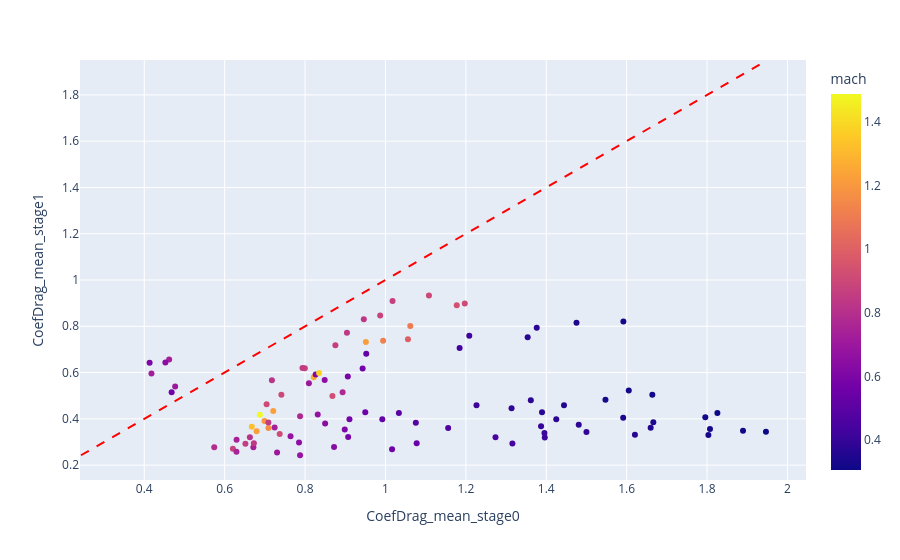
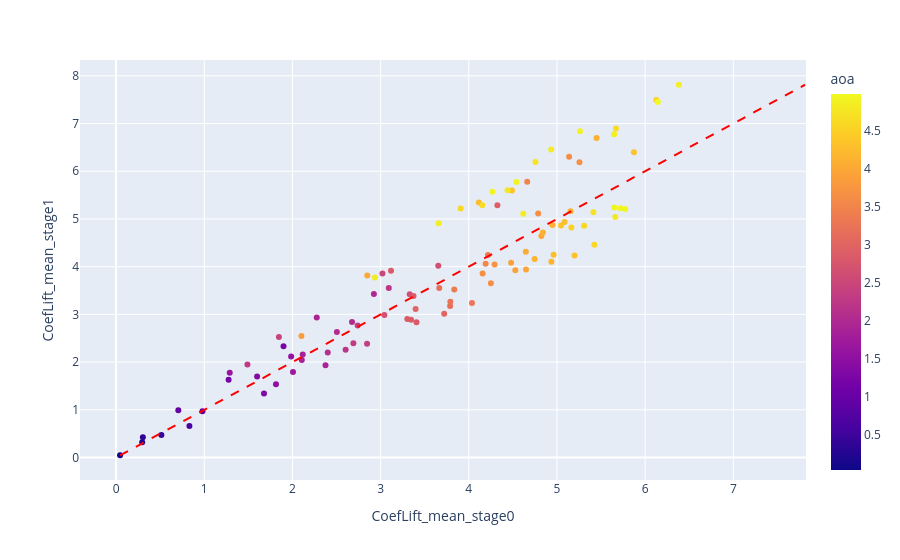
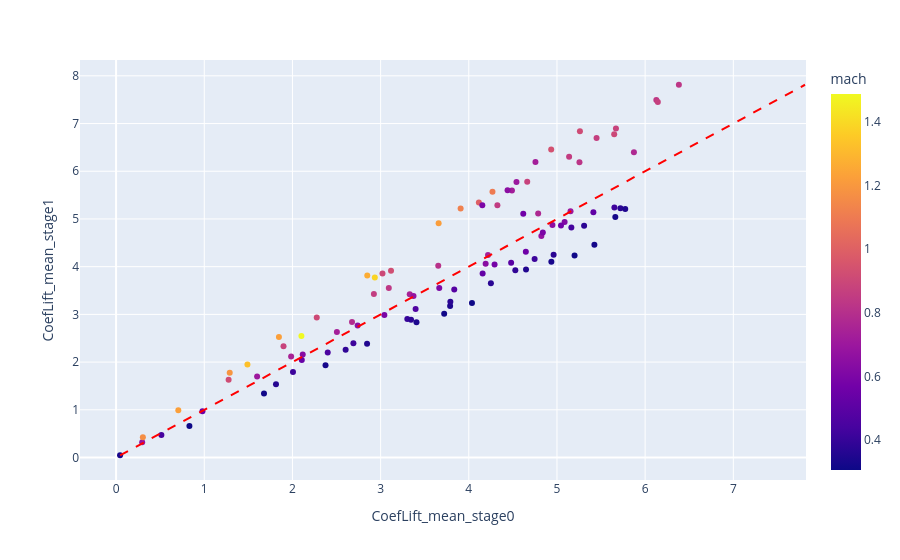
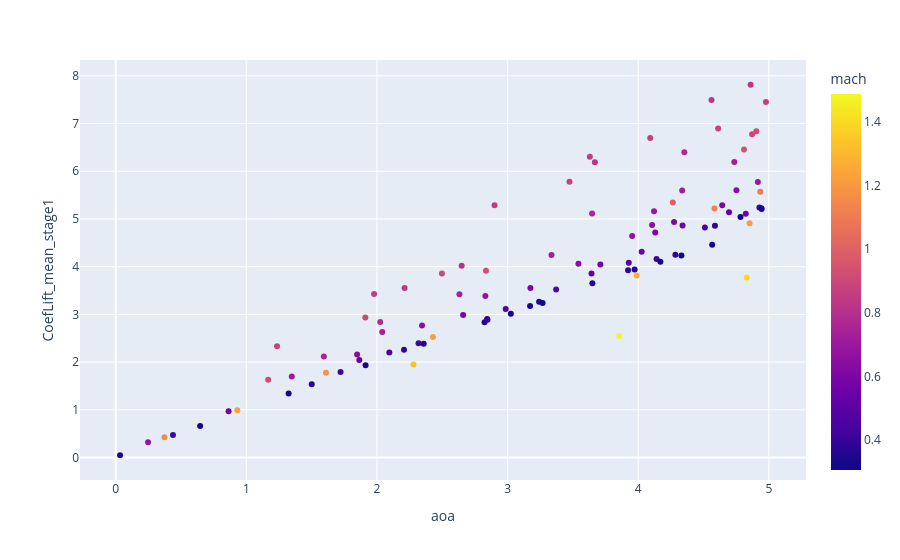

Write notebook code for charts like these, in order.
### Code cell
plot_df_post(df_post, col1='CoefDrag_mean_stage0', col2='CoefDrag_mean_stage1', col3='mach', line_xy=True)
plot_df_post(df_post, col1='CoefLift_mean_stage0', col2='CoefLift_mean_stage1', col3='aoa', line_xy=True)

plot_df_post(df_post, col1='CoefLift_mean_stage0', col2='CoefLift_mean_stage1', col3='mach', line_xy=True)
plot_df_post(df_post, col1='aoa', col2='CoefLift_mean_stage1', col3='mach', line_xy=False)
plot_df_post(df_post, col1='CoefLift_mean_stage1', col2='CoefDrag_mean_stage1', col3='mach', line_xy=False)

### Figure 1 — Plotly figure (JSON) as saved in the notebook; plotly's stock layout.template omitted (floating-point values rounded to 4 significant figures; data arrays with more than 128 entries replaced by an {"elided": "..."} marker saying what was removed)
{"data": [{"customdata": {"elided": "100x69 mixed values"}, "hovertemplate": "CoefDrag_mean_stage0=%{x}<br>CoefDrag_mean_stage1=%{y}<br>aoa=%{customdata[0]}<br>mach=%{marker.color}<br>stage=%{customdata[2]}<br>case_idx=%{customdata[3]}<br>folder=%{customdata[4]}<br>CoefLift_mean_stage0=%{customdata[5]}<br>CoefLift_var_stage0=%{customdata[6]}<br>CoefDrag_var_stage0=%{customdata[7]}<br>CoefMomentY_mean_stage0=%{customdata[8]}<br>CoefMomentY_var_stage0=%{customdata[9]}<br>CoefLift_mean_stage1=%{customdata[10]}<br>CoefLift_var_stage1=%{customdata[11]}<br>CoefDrag_var_stage1=%{customdata[12]}<br>CoefMomentY_mean_stage1=%{customdata[13]}<br>CoefMomentY_var_stage1=%{customdata[14]}<br>total_iter_stage0=%{customdata[15]}<br>cfl_stage0=%{customdata[16]}<br>densityresidual_stage0=%{customdata[17]}<br>energystagnationdensityresidual_stage0=%{customdata[18]}<br>iteration_stage0=%{customdata[19]}<br>momentumresidual_stage0=%{customdata[20]}<br>momentumxresidual_stage0=%{customdata[21]}<br>momentumyresidual_stage0=%{customdata[22]}<br>momentumzresidual_stage0=%{customdata[23]}<br>time_stage0=%{customdata[24]}<br>turbulentsanutildedensityresidual_stage0=%{customdata[25]}<br>densityresidual_norm_stage0=%{customdata[26]}<br>densityresidual_scaled_stage0=%{customdata[27]}<br>energystagnationdensityresidual_norm_stage0=%{customdata[28]}<br>energystagnationdensityresidual_scaled_stage0=%{customdata[29]}<br>momentumresidual_norm_stage0=%{customdata[30]}<br>momentumresidual_scaled_stage0=%{customdata[31]}<br>momentumxresidual_norm_stage0=%{customdata[32]}<br>momentumxresidual_scaled_stage0=%{customdata[33]}<br>momentumyresidual_norm_stage0=%{customdata[34]}<br>momentumyresidual_scaled_stage0=%{customdata[35]}<br>momentumzresidual_norm_stage0=%{customdata[36]}<br>momentumzresidual_scaled_stage0=%{customdata[37]}<br>turbulentsanutildedensityresidual_norm_stage0=%{customdata[38]}<br>turbulentsanutildedensityresidual_scaled_stage0=%{customdata[39]}<br>stage_stage0=%{customdata[40]}<br>total_iterations_stage0=%{customdata[41]}<br>total_iter_stage1=%{customdata[42]}<br>cfl_stage1=%{customdata[43]}<br>densityresidual_stage1=%{customdata[44]}<br>energystagnationdensityresidual_stage1=%{customdata[45]}<br>iteration_stage1=%{customdata[46]}<br>momentumresidual_stage1=%{customdata[47]}<br>momentumxresidual_stage1=%{customdata[48]}<br>momentumyresidual_stage1=%{customdata[49]}<br>momentumzresidual_stage1=%{customdata[50]}<br>time_stage1=%{customdata[51]}<br>turbulentsanutildedensityresidual_stage1=%{customdata[52]}<br>densityresidual_norm_stage1=%{customdata[53]}<br>densityresidual_scaled_stage1=%{customdata[54]}<br>energystagnationdensityresidual_norm_stage1=%{customdata[55]}<br>energystagnationdensityresidual_scaled_stage1=%{customdata[56]}<br>momentumresidual_norm_stage1=%{customdata[57]}<br>momentumresidual_scaled_stage1=%{customdata[58]}<br>momentumxresidual_norm_stage1=%{customdata[59]}<br>momentumxresidual_scaled_stage1=%{customdata[60]}<br>momentumyresidual_norm_stage1=%{customdata[61]}<br>momentumyresidual_scaled_stage1=%{customdata[62]}<br>momentumzresidual_norm_stage1=%{customdata[63]}<br>momentumzresidual_scaled_stage1=%{customdata[64]}<br>turbulentsanutildedensityresidual_norm_stage1=%{customdata[65]}<br>turbulentsanutildedensityresidual_scaled_stage1=%{customdata[66]}<br>stage_stage1=%{customdata[67]}<br>total_iterations_stage1=%{customdata[68]}<extra></extra>", "legendgroup": "", "marker": {"color": [0.3305, 0.681, 1.168, 0.4373, 0.3063, 0.5529, 1.224, 0.9192, 0.8813, 0.3142, 0.7026, 0.3625, 0.7492, 1.192, 0.4153, 0.6314, 0.5328, 0.9068, 0.3274, 0.8577, 0.7872, 0.731, 0.452, 0.3867, 0.8368, 1.327, 0.4174, 0.652, 0.3514, 1.225, 0.9054, 0.7419, 0.8115, 0.5944, 0.3429, 0.6748, 0.9243, 0.4027, 0.3774, 0.8504, 0.4663, 0.3164, 0.3443, 0.6016, 0.3755, 0.3054, 0.7326, 0.4832, 0.8776, 0.6415, 0.8532, 0.522, 0.7686, 0.371, 0.8229, 0.5777, 1.488, 0.3875, 0.4954, 0.676, 0.3549, 1.264, 0.5563, 0.8627, 0.6484, 0.7005, 0.5965, 0.4137, 0.3327, 0.995, 0.6153, 0.3737, 0.3112, 0.7247, 0.565, 0.772, 0.4314, 0.8336, 0.3205, 1.122, 0.3744, 0.8801, 0.5973, 0.5174, 0.7288, 0.6459, 0.3238, 0.9399, 0.5669, 1.386, 1.218, 0.8302, 0.8989, 0.9147, 0.6969, 0.4217, 1.1, 0.3729, 0.3472, 0.8685], "coloraxis": "coloraxis", "symbol": "circle"}, "mode": "markers", "name": "", "orientation": "v", "showlegend": false, "type": "scatter", "x": [1.803, 0.7876, 0.709, 1.316, 1.947, 1.016, 0.6796, 0.737, 0.6205, 1.889, 0.7304, 1.621, 0.6294, 0.6991, 1.396, 0.8722, 1.078, 0.7044, 1.807, 0.6517, 0.5741, 0.6714, 1.274, 1.5, 0.6727, 0.6675, 1.395, 0.785, 1.66, 0.721, 0.7411, 0.6297, 0.6627, 0.9072, 1.666, 0.764, 0.8681, 1.387, 1.481, 0.7087, 1.156, 1.796, 1.591, 0.8988, 1.425, 1.826, 0.7243, 1.076, 0.7995, 0.85, 0.7936, 0.9922, 0.7877, 1.389, 0.7175, 0.9105, 0.6875, 1.314, 1.033, 0.8315, 1.444, 0.8217, 0.9498, 0.8755, 0.8488, 0.8096, 0.9064, 1.227, 1.547, 1.056, 0.8264, 1.362, 1.664, 0.4179, 0.9432, 0.8934, 1.184, 0.9043, 1.605, 0.9942, 1.354, 0.9869, 0.4133, 0.9522, 0.462, 0.4526, 1.592, 1.177, 0.4682, 0.835, 0.9513, 0.9462, 1.108, 1.197, 0.4769, 1.209, 1.062, 1.376, 1.475, 1.018], "xaxis": "x", "y": [0.33, 0.2427, 0.3605, 0.293, 0.344, 0.269, 0.3467, 0.3347, 0.2707, 0.3486, 0.2548, 0.3315, 0.2582, 0.3909, 0.3189, 0.2786, 0.2949, 0.4636, 0.356, 0.2919, 0.2778, 0.2771, 0.3205, 0.3432, 0.2942, 0.3659, 0.3383, 0.2979, 0.3613, 0.4337, 0.5037, 0.3093, 0.32, 0.3212, 0.3855, 0.3245, 0.4983, 0.3675, 0.375, 0.3846, 0.3606, 0.4067, 0.4045, 0.3538, 0.3987, 0.4256, 0.3622, 0.3831, 0.6183, 0.3802, 0.6195, 0.3981, 0.4112, 0.4283, 0.5666, 0.3983, 0.4176, 0.4454, 0.4257, 0.4187, 0.4584, 0.5796, 0.4287, 0.7184, 0.5678, 0.5543, 0.5835, 0.4583, 0.4821, 0.7435, 0.5915, 0.4806, 0.5039, 0.5963, 0.6179, 0.5145, 0.7058, 0.7725, 0.5229, 0.7378, 0.7522, 0.8468, 0.6429, 0.6811, 0.656, 0.6435, 0.8206, 0.8913, 0.5149, 0.5984, 0.7317, 0.8308, 0.9327, 0.8987, 0.5396, 0.7589, 0.8009, 0.7937, 0.8158, 0.9091], "yaxis": "y"}], "layout": {"coloraxis": {"colorbar": {"title": {"text": "mach"}}, "colorscale": [[0, "#0d0887"], [0.1111, "#46039f"], [0.2222, "#7201a8"], [0.3333, "#9c179e"], [0.4444, "#bd3786"], [0.5556, "#d8576b"], [0.6667, "#ed7953"], [0.7778, "#fb9f3a"], [0.8889, "#fdca26"], [1, "#f0f921"]]}, "legend": {"tracegroupgap": 0}, "margin": {"t": 60}, "shapes": [{"line": {"color": "Red", "dash": "dash"}, "type": "line", "x0": 0.2427, "x1": 1.947, "y0": 0.2427, "y1": 1.947}], "xaxis": {"anchor": "y", "domain": [0, 1], "title": {"text": "CoefDrag_mean_stage0"}}, "yaxis": {"anchor": "x", "domain": [0, 1], "title": {"text": "CoefDrag_mean_stage1"}}}}

### Figure 2 — Plotly figure (JSON) as saved in the notebook; plotly's stock layout.template omitted (floating-point values rounded to 4 significant figures; data arrays with more than 128 entries replaced by an {"elided": "..."} marker saying what was removed)
{"data": [{"customdata": {"elided": "100x69 mixed values"}, "hovertemplate": "CoefLift_mean_stage0=%{x}<br>CoefLift_mean_stage1=%{y}<br>aoa=%{marker.color}<br>mach=%{customdata[1]}<br>stage=%{customdata[2]}<br>case_idx=%{customdata[3]}<br>folder=%{customdata[4]}<br>CoefLift_var_stage0=%{customdata[5]}<br>CoefDrag_mean_stage0=%{customdata[6]}<br>CoefDrag_var_stage0=%{customdata[7]}<br>CoefMomentY_mean_stage0=%{customdata[8]}<br>CoefMomentY_var_stage0=%{customdata[9]}<br>CoefLift_var_stage1=%{customdata[10]}<br>CoefDrag_mean_stage1=%{customdata[11]}<br>CoefDrag_var_stage1=%{customdata[12]}<br>CoefMomentY_mean_stage1=%{customdata[13]}<br>CoefMomentY_var_stage1=%{customdata[14]}<br>total_iter_stage0=%{customdata[15]}<br>cfl_stage0=%{customdata[16]}<br>densityresidual_stage0=%{customdata[17]}<br>energystagnationdensityresidual_stage0=%{customdata[18]}<br>iteration_stage0=%{customdata[19]}<br>momentumresidual_stage0=%{customdata[20]}<br>momentumxresidual_stage0=%{customdata[21]}<br>momentumyresidual_stage0=%{customdata[22]}<br>momentumzresidual_stage0=%{customdata[23]}<br>time_stage0=%{customdata[24]}<br>turbulentsanutildedensityresidual_stage0=%{customdata[25]}<br>densityresidual_norm_stage0=%{customdata[26]}<br>densityresidual_scaled_stage0=%{customdata[27]}<br>energystagnationdensityresidual_norm_stage0=%{customdata[28]}<br>energystagnationdensityresidual_scaled_stage0=%{customdata[29]}<br>momentumresidual_norm_stage0=%{customdata[30]}<br>momentumresidual_scaled_stage0=%{customdata[31]}<br>momentumxresidual_norm_stage0=%{customdata[32]}<br>momentumxresidual_scaled_stage0=%{customdata[33]}<br>momentumyresidual_norm_stage0=%{customdata[34]}<br>momentumyresidual_scaled_stage0=%{customdata[35]}<br>momentumzresidual_norm_stage0=%{customdata[36]}<br>momentumzresidual_scaled_stage0=%{customdata[37]}<br>turbulentsanutildedensityresidual_norm_stage0=%{customdata[38]}<br>turbulentsanutildedensityresidual_scaled_stage0=%{customdata[39]}<br>stage_stage0=%{customdata[40]}<br>total_iterations_stage0=%{customdata[41]}<br>total_iter_stage1=%{customdata[42]}<br>cfl_stage1=%{customdata[43]}<br>densityresidual_stage1=%{customdata[44]}<br>energystagnationdensityresidual_stage1=%{customdata[45]}<br>iteration_stage1=%{customdata[46]}<br>momentumresidual_stage1=%{customdata[47]}<br>momentumxresidual_stage1=%{customdata[48]}<br>momentumyresidual_stage1=%{customdata[49]}<br>momentumzresidual_stage1=%{customdata[50]}<br>time_stage1=%{customdata[51]}<br>turbulentsanutildedensityresidual_stage1=%{customdata[52]}<br>densityresidual_norm_stage1=%{customdata[53]}<br>densityresidual_scaled_stage1=%{customdata[54]}<br>energystagnationdensityresidual_norm_stage1=%{customdata[55]}<br>energystagnationdensityresidual_scaled_stage1=%{customdata[56]}<br>momentumresidual_norm_stage1=%{customdata[57]}<br>momentumresidual_scaled_stage1=%{customdata[58]}<br>momentumxresidual_norm_stage1=%{customdata[59]}<br>momentumxresidual_scaled_stage1=%{customdata[60]}<br>momentumyresidual_norm_stage1=%{customdata[61]}<br>momentumyresidual_scaled_stage1=%{customdata[62]}<br>momentumzresidual_norm_stage1=%{customdata[63]}<br>momentumzresidual_scaled_stage1=%{customdata[64]}<br>turbulentsanutildedensityresidual_norm_stage1=%{customdata[65]}<br>turbulentsanutildedensityresidual_scaled_stage1=%{customdata[66]}<br>stage_stage1=%{customdata[67]}<br>total_iterations_stage1=%{customdata[68]}<extra></extra>", "legendgroup": "", "marker": {"color": [0.03308, 0.2475, 0.3725, 0.4383, 0.646, 0.8641, 0.9308, 1.167, 1.235, 1.323, 1.348, 1.5, 1.593, 1.61, 1.721, 1.848, 1.865, 1.911, 1.913, 1.978, 2.025, 2.04, 2.095, 2.207, 2.211, 2.28, 2.318, 2.345, 2.358, 2.428, 2.497, 2.631, 2.648, 2.659, 2.823, 2.83, 2.834, 2.843, 2.846, 2.9, 2.985, 3.025, 3.172, 3.175, 3.241, 3.268, 3.336, 3.371, 3.474, 3.542, 3.629, 3.642, 3.647, 3.649, 3.668, 3.71, 3.855, 3.922, 3.927, 3.954, 3.972, 3.988, 4.026, 4.092, 4.106, 4.121, 4.13, 4.14, 4.17, 4.265, 4.274, 4.284, 4.331, 4.336, 4.339, 4.353, 4.51, 4.561, 4.566, 4.584, 4.587, 4.611, 4.643, 4.695, 4.735, 4.752, 4.783, 4.81, 4.823, 4.831, 4.853, 4.86, 4.872, 4.904, 4.916, 4.927, 4.934, 4.942, 4.944, 4.978], "coloraxis": "coloraxis", "symbol": "circle"}, "mode": "markers", "name": "", "orientation": "v", "showlegend": false, "type": "scatter", "x": [0.04492, 0.2958, 0.3037, 0.5139, 0.8315, 0.9793, 0.7057, 1.276, 1.899, 1.677, 1.599, 1.813, 1.985, 1.289, 2.006, 2.117, 2.106, 2.276, 2.375, 2.924, 2.676, 2.504, 2.4, 2.603, 3.093, 1.49, 2.691, 2.74, 2.846, 1.847, 3.021, 3.33, 3.654, 3.043, 3.407, 3.373, 3.118, 3.303, 3.345, 4.324, 3.397, 3.721, 3.788, 3.665, 3.791, 4.036, 4.218, 3.835, 4.663, 4.191, 5.138, 4.157, 4.787, 4.251, 5.255, 4.292, 2.102, 4.528, 4.48, 4.823, 4.649, 2.849, 4.647, 5.449, 4.948, 5.154, 4.84, 4.747, 4.936, 4.114, 5.087, 4.962, 5.2, 4.489, 5.045, 5.873, 5.163, 6.127, 5.424, 3.908, 5.308, 5.669, 4.153, 5.413, 4.756, 4.44, 5.662, 4.934, 4.618, 2.934, 3.658, 6.383, 5.649, 5.26, 4.541, 5.651, 4.268, 5.72, 5.774, 6.144], "xaxis": "x", "y": [0.04752, 0.3186, 0.4234, 0.4738, 0.6613, 0.9717, 0.99, 1.628, 2.331, 1.341, 1.697, 1.538, 2.118, 1.776, 1.79, 2.161, 2.041, 2.937, 1.933, 3.428, 2.839, 2.631, 2.2, 2.261, 3.555, 1.949, 2.396, 2.769, 2.387, 2.526, 3.857, 3.42, 4.02, 2.987, 2.837, 3.386, 3.915, 2.904, 2.885, 5.286, 3.114, 3.014, 3.174, 3.553, 3.266, 3.239, 4.247, 3.52, 5.781, 4.061, 6.306, 3.855, 5.115, 3.651, 6.191, 4.047, 2.545, 3.925, 4.084, 4.644, 3.94, 3.815, 4.31, 6.698, 4.874, 5.161, 4.717, 4.161, 4.104, 5.344, 4.934, 4.249, 4.236, 5.596, 4.862, 6.4, 4.819, 7.494, 4.458, 5.22, 4.858, 6.898, 5.288, 5.14, 6.196, 5.602, 5.043, 6.457, 5.111, 3.774, 4.908, 7.813, 6.778, 6.839, 5.772, 5.241, 5.568, 5.223, 5.21, 7.45], "yaxis": "y"}], "layout": {"coloraxis": {"colorbar": {"title": {"text": "aoa"}}, "colorscale": [[0, "#0d0887"], [0.1111, "#46039f"], [0.2222, "#7201a8"], [0.3333, "#9c179e"], [0.4444, "#bd3786"], [0.5556, "#d8576b"], [0.6667, "#ed7953"], [0.7778, "#fb9f3a"], [0.8889, "#fdca26"], [1, "#f0f921"]]}, "legend": {"tracegroupgap": 0}, "margin": {"t": 60}, "shapes": [{"line": {"color": "Red", "dash": "dash"}, "type": "line", "x0": 0.04492, "x1": 7.813, "y0": 0.04492, "y1": 7.813}], "xaxis": {"anchor": "y", "domain": [0, 1], "title": {"text": "CoefLift_mean_stage0"}}, "yaxis": {"anchor": "x", "domain": [0, 1], "title": {"text": "CoefLift_mean_stage1"}}}}

### Figure 3 — Plotly figure (JSON) as saved in the notebook; plotly's stock layout.template omitted (floating-point values rounded to 4 significant figures; data arrays with more than 128 entries replaced by an {"elided": "..."} marker saying what was removed)
{"data": [{"customdata": {"elided": "100x69 mixed values"}, "hovertemplate": "CoefLift_mean_stage0=%{x}<br>CoefLift_mean_stage1=%{y}<br>aoa=%{customdata[0]}<br>mach=%{marker.color}<br>stage=%{customdata[2]}<br>case_idx=%{customdata[3]}<br>folder=%{customdata[4]}<br>CoefLift_var_stage0=%{customdata[5]}<br>CoefDrag_mean_stage0=%{customdata[6]}<br>CoefDrag_var_stage0=%{customdata[7]}<br>CoefMomentY_mean_stage0=%{customdata[8]}<br>CoefMomentY_var_stage0=%{customdata[9]}<br>CoefLift_var_stage1=%{customdata[10]}<br>CoefDrag_mean_stage1=%{customdata[11]}<br>CoefDrag_var_stage1=%{customdata[12]}<br>CoefMomentY_mean_stage1=%{customdata[13]}<br>CoefMomentY_var_stage1=%{customdata[14]}<br>total_iter_stage0=%{customdata[15]}<br>cfl_stage0=%{customdata[16]}<br>densityresidual_stage0=%{customdata[17]}<br>energystagnationdensityresidual_stage0=%{customdata[18]}<br>iteration_stage0=%{customdata[19]}<br>momentumresidual_stage0=%{customdata[20]}<br>momentumxresidual_stage0=%{customdata[21]}<br>momentumyresidual_stage0=%{customdata[22]}<br>momentumzresidual_stage0=%{customdata[23]}<br>time_stage0=%{customdata[24]}<br>turbulentsanutildedensityresidual_stage0=%{customdata[25]}<br>densityresidual_norm_stage0=%{customdata[26]}<br>densityresidual_scaled_stage0=%{customdata[27]}<br>energystagnationdensityresidual_norm_stage0=%{customdata[28]}<br>energystagnationdensityresidual_scaled_stage0=%{customdata[29]}<br>momentumresidual_norm_stage0=%{customdata[30]}<br>momentumresidual_scaled_stage0=%{customdata[31]}<br>momentumxresidual_norm_stage0=%{customdata[32]}<br>momentumxresidual_scaled_stage0=%{customdata[33]}<br>momentumyresidual_norm_stage0=%{customdata[34]}<br>momentumyresidual_scaled_stage0=%{customdata[35]}<br>momentumzresidual_norm_stage0=%{customdata[36]}<br>momentumzresidual_scaled_stage0=%{customdata[37]}<br>turbulentsanutildedensityresidual_norm_stage0=%{customdata[38]}<br>turbulentsanutildedensityresidual_scaled_stage0=%{customdata[39]}<br>stage_stage0=%{customdata[40]}<br>total_iterations_stage0=%{customdata[41]}<br>total_iter_stage1=%{customdata[42]}<br>cfl_stage1=%{customdata[43]}<br>densityresidual_stage1=%{customdata[44]}<br>energystagnationdensityresidual_stage1=%{customdata[45]}<br>iteration_stage1=%{customdata[46]}<br>momentumresidual_stage1=%{customdata[47]}<br>momentumxresidual_stage1=%{customdata[48]}<br>momentumyresidual_stage1=%{customdata[49]}<br>momentumzresidual_stage1=%{customdata[50]}<br>time_stage1=%{customdata[51]}<br>turbulentsanutildedensityresidual_stage1=%{customdata[52]}<br>densityresidual_norm_stage1=%{customdata[53]}<br>densityresidual_scaled_stage1=%{customdata[54]}<br>energystagnationdensityresidual_norm_stage1=%{customdata[55]}<br>energystagnationdensityresidual_scaled_stage1=%{customdata[56]}<br>momentumresidual_norm_stage1=%{customdata[57]}<br>momentumresidual_scaled_stage1=%{customdata[58]}<br>momentumxresidual_norm_stage1=%{customdata[59]}<br>momentumxresidual_scaled_stage1=%{customdata[60]}<br>momentumyresidual_norm_stage1=%{customdata[61]}<br>momentumyresidual_scaled_stage1=%{customdata[62]}<br>momentumzresidual_norm_stage1=%{customdata[63]}<br>momentumzresidual_scaled_stage1=%{customdata[64]}<br>turbulentsanutildedensityresidual_norm_stage1=%{customdata[65]}<br>turbulentsanutildedensityresidual_scaled_stage1=%{customdata[66]}<br>stage_stage1=%{customdata[67]}<br>total_iterations_stage1=%{customdata[68]}<extra></extra>", "legendgroup": "", "marker": {"color": [0.3305, 0.681, 1.168, 0.4373, 0.3063, 0.5529, 1.224, 0.9192, 0.8813, 0.3142, 0.7026, 0.3625, 0.7492, 1.192, 0.4153, 0.6314, 0.5328, 0.9068, 0.3274, 0.8577, 0.7872, 0.731, 0.452, 0.3867, 0.8368, 1.327, 0.4174, 0.652, 0.3514, 1.225, 0.9054, 0.7419, 0.8115, 0.5944, 0.3429, 0.6748, 0.9243, 0.4027, 0.3774, 0.8504, 0.4663, 0.3164, 0.3443, 0.6016, 0.3755, 0.3054, 0.7326, 0.4832, 0.8776, 0.6415, 0.8532, 0.522, 0.7686, 0.371, 0.8229, 0.5777, 1.488, 0.3875, 0.4954, 0.676, 0.3549, 1.264, 0.5563, 0.8627, 0.6484, 0.7005, 0.5965, 0.4137, 0.3327, 0.995, 0.6153, 0.3737, 0.3112, 0.7247, 0.565, 0.772, 0.4314, 0.8336, 0.3205, 1.122, 0.3744, 0.8801, 0.5973, 0.5174, 0.7288, 0.6459, 0.3238, 0.9399, 0.5669, 1.386, 1.218, 0.8302, 0.8989, 0.9147, 0.6969, 0.4217, 1.1, 0.3729, 0.3472, 0.8685], "coloraxis": "coloraxis", "symbol": "circle"}, "mode": "markers", "name": "", "orientation": "v", "showlegend": false, "type": "scatter", "x": [0.04492, 0.2958, 0.3037, 0.5139, 0.8315, 0.9793, 0.7057, 1.276, 1.899, 1.677, 1.599, 1.813, 1.985, 1.289, 2.006, 2.117, 2.106, 2.276, 2.375, 2.924, 2.676, 2.504, 2.4, 2.603, 3.093, 1.49, 2.691, 2.74, 2.846, 1.847, 3.021, 3.33, 3.654, 3.043, 3.407, 3.373, 3.118, 3.303, 3.345, 4.324, 3.397, 3.721, 3.788, 3.665, 3.791, 4.036, 4.218, 3.835, 4.663, 4.191, 5.138, 4.157, 4.787, 4.251, 5.255, 4.292, 2.102, 4.528, 4.48, 4.823, 4.649, 2.849, 4.647, 5.449, 4.948, 5.154, 4.84, 4.747, 4.936, 4.114, 5.087, 4.962, 5.2, 4.489, 5.045, 5.873, 5.163, 6.127, 5.424, 3.908, 5.308, 5.669, 4.153, 5.413, 4.756, 4.44, 5.662, 4.934, 4.618, 2.934, 3.658, 6.383, 5.649, 5.26, 4.541, 5.651, 4.268, 5.72, 5.774, 6.144], "xaxis": "x", "y": [0.04752, 0.3186, 0.4234, 0.4738, 0.6613, 0.9717, 0.99, 1.628, 2.331, 1.341, 1.697, 1.538, 2.118, 1.776, 1.79, 2.161, 2.041, 2.937, 1.933, 3.428, 2.839, 2.631, 2.2, 2.261, 3.555, 1.949, 2.396, 2.769, 2.387, 2.526, 3.857, 3.42, 4.02, 2.987, 2.837, 3.386, 3.915, 2.904, 2.885, 5.286, 3.114, 3.014, 3.174, 3.553, 3.266, 3.239, 4.247, 3.52, 5.781, 4.061, 6.306, 3.855, 5.115, 3.651, 6.191, 4.047, 2.545, 3.925, 4.084, 4.644, 3.94, 3.815, 4.31, 6.698, 4.874, 5.161, 4.717, 4.161, 4.104, 5.344, 4.934, 4.249, 4.236, 5.596, 4.862, 6.4, 4.819, 7.494, 4.458, 5.22, 4.858, 6.898, 5.288, 5.14, 6.196, 5.602, 5.043, 6.457, 5.111, 3.774, 4.908, 7.813, 6.778, 6.839, 5.772, 5.241, 5.568, 5.223, 5.21, 7.45], "yaxis": "y"}], "layout": {"coloraxis": {"colorbar": {"title": {"text": "mach"}}, "colorscale": [[0, "#0d0887"], [0.1111, "#46039f"], [0.2222, "#7201a8"], [0.3333, "#9c179e"], [0.4444, "#bd3786"], [0.5556, "#d8576b"], [0.6667, "#ed7953"], [0.7778, "#fb9f3a"], [0.8889, "#fdca26"], [1, "#f0f921"]]}, "legend": {"tracegroupgap": 0}, "margin": {"t": 60}, "shapes": [{"line": {"color": "Red", "dash": "dash"}, "type": "line", "x0": 0.04492, "x1": 7.813, "y0": 0.04492, "y1": 7.813}], "xaxis": {"anchor": "y", "domain": [0, 1], "title": {"text": "CoefLift_mean_stage0"}}, "yaxis": {"anchor": "x", "domain": [0, 1], "title": {"text": "CoefLift_mean_stage1"}}}}

### Figure 4 — Plotly figure (JSON) as saved in the notebook; plotly's stock layout.template omitted (floating-point values rounded to 4 significant figures; data arrays with more than 128 entries replaced by an {"elided": "..."} marker saying what was removed)
{"data": [{"customdata": {"elided": "100x69 mixed values"}, "hovertemplate": "aoa=%{x}<br>CoefLift_mean_stage1=%{y}<br>mach=%{marker.color}<br>stage=%{customdata[1]}<br>case_idx=%{customdata[2]}<br>folder=%{customdata[3]}<br>CoefLift_mean_stage0=%{customdata[4]}<br>CoefLift_var_stage0=%{customdata[5]}<br>CoefDrag_mean_stage0=%{customdata[6]}<br>CoefDrag_var_stage0=%{customdata[7]}<br>CoefMomentY_mean_stage0=%{customdata[8]}<br>CoefMomentY_var_stage0=%{customdata[9]}<br>CoefLift_var_stage1=%{customdata[10]}<br>CoefDrag_mean_stage1=%{customdata[11]}<br>CoefDrag_var_stage1=%{customdata[12]}<br>CoefMomentY_mean_stage1=%{customdata[13]}<br>CoefMomentY_var_stage1=%{customdata[14]}<br>total_iter_stage0=%{customdata[15]}<br>cfl_stage0=%{customdata[16]}<br>densityresidual_stage0=%{customdata[17]}<br>energystagnationdensityresidual_stage0=%{customdata[18]}<br>iteration_stage0=%{customdata[19]}<br>momentumresidual_stage0=%{customdata[20]}<br>momentumxresidual_stage0=%{customdata[21]}<br>momentumyresidual_stage0=%{customdata[22]}<br>momentumzresidual_stage0=%{customdata[23]}<br>time_stage0=%{customdata[24]}<br>turbulentsanutildedensityresidual_stage0=%{customdata[25]}<br>densityresidual_norm_stage0=%{customdata[26]}<br>densityresidual_scaled_stage0=%{customdata[27]}<br>energystagnationdensityresidual_norm_stage0=%{customdata[28]}<br>energystagnationdensityresidual_scaled_stage0=%{customdata[29]}<br>momentumresidual_norm_stage0=%{customdata[30]}<br>momentumresidual_scaled_stage0=%{customdata[31]}<br>momentumxresidual_norm_stage0=%{customdata[32]}<br>momentumxresidual_scaled_stage0=%{customdata[33]}<br>momentumyresidual_norm_stage0=%{customdata[34]}<br>momentumyresidual_scaled_stage0=%{customdata[35]}<br>momentumzresidual_norm_stage0=%{customdata[36]}<br>momentumzresidual_scaled_stage0=%{customdata[37]}<br>turbulentsanutildedensityresidual_norm_stage0=%{customdata[38]}<br>turbulentsanutildedensityresidual_scaled_stage0=%{customdata[39]}<br>stage_stage0=%{customdata[40]}<br>total_iterations_stage0=%{customdata[41]}<br>total_iter_stage1=%{customdata[42]}<br>cfl_stage1=%{customdata[43]}<br>densityresidual_stage1=%{customdata[44]}<br>energystagnationdensityresidual_stage1=%{customdata[45]}<br>iteration_stage1=%{customdata[46]}<br>momentumresidual_stage1=%{customdata[47]}<br>momentumxresidual_stage1=%{customdata[48]}<br>momentumyresidual_stage1=%{customdata[49]}<br>momentumzresidual_stage1=%{customdata[50]}<br>time_stage1=%{customdata[51]}<br>turbulentsanutildedensityresidual_stage1=%{customdata[52]}<br>densityresidual_norm_stage1=%{customdata[53]}<br>densityresidual_scaled_stage1=%{customdata[54]}<br>energystagnationdensityresidual_norm_stage1=%{customdata[55]}<br>energystagnationdensityresidual_scaled_stage1=%{customdata[56]}<br>momentumresidual_norm_stage1=%{customdata[57]}<br>momentumresidual_scaled_stage1=%{customdata[58]}<br>momentumxresidual_norm_stage1=%{customdata[59]}<br>momentumxresidual_scaled_stage1=%{customdata[60]}<br>momentumyresidual_norm_stage1=%{customdata[61]}<br>momentumyresidual_scaled_stage1=%{customdata[62]}<br>momentumzresidual_norm_stage1=%{customdata[63]}<br>momentumzresidual_scaled_stage1=%{customdata[64]}<br>turbulentsanutildedensityresidual_norm_stage1=%{customdata[65]}<br>turbulentsanutildedensityresidual_scaled_stage1=%{customdata[66]}<br>stage_stage1=%{customdata[67]}<br>total_iterations_stage1=%{customdata[68]}<extra></extra>", "legendgroup": "", "marker": {"color": [0.3305, 0.681, 1.168, 0.4373, 0.3063, 0.5529, 1.224, 0.9192, 0.8813, 0.3142, 0.7026, 0.3625, 0.7492, 1.192, 0.4153, 0.6314, 0.5328, 0.9068, 0.3274, 0.8577, 0.7872, 0.731, 0.452, 0.3867, 0.8368, 1.327, 0.4174, 0.652, 0.3514, 1.225, 0.9054, 0.7419, 0.8115, 0.5944, 0.3429, 0.6748, 0.9243, 0.4027, 0.3774, 0.8504, 0.4663, 0.3164, 0.3443, 0.6016, 0.3755, 0.3054, 0.7326, 0.4832, 0.8776, 0.6415, 0.8532, 0.522, 0.7686, 0.371, 0.8229, 0.5777, 1.488, 0.3875, 0.4954, 0.676, 0.3549, 1.264, 0.5563, 0.8627, 0.6484, 0.7005, 0.5965, 0.4137, 0.3327, 0.995, 0.6153, 0.3737, 0.3112, 0.7247, 0.565, 0.772, 0.4314, 0.8336, 0.3205, 1.122, 0.3744, 0.8801, 0.5973, 0.5174, 0.7288, 0.6459, 0.3238, 0.9399, 0.5669, 1.386, 1.218, 0.8302, 0.8989, 0.9147, 0.6969, 0.4217, 1.1, 0.3729, 0.3472, 0.8685], "coloraxis": "coloraxis", "symbol": "circle"}, "mode": "markers", "name": "", "orientation": "v", "showlegend": false, "type": "scatter", "x": [0.03308, 0.2475, 0.3725, 0.4383, 0.646, 0.8641, 0.9308, 1.167, 1.235, 1.323, 1.348, 1.5, 1.593, 1.61, 1.721, 1.848, 1.865, 1.911, 1.913, 1.978, 2.025, 2.04, 2.095, 2.207, 2.211, 2.28, 2.318, 2.345, 2.358, 2.428, 2.497, 2.631, 2.648, 2.659, 2.823, 2.83, 2.834, 2.843, 2.846, 2.9, 2.985, 3.025, 3.172, 3.175, 3.241, 3.268, 3.336, 3.371, 3.474, 3.542, 3.629, 3.642, 3.647, 3.649, 3.668, 3.71, 3.855, 3.922, 3.927, 3.954, 3.972, 3.988, 4.026, 4.092, 4.106, 4.121, 4.13, 4.14, 4.17, 4.265, 4.274, 4.284, 4.331, 4.336, 4.339, 4.353, 4.51, 4.561, 4.566, 4.584, 4.587, 4.611, 4.643, 4.695, 4.735, 4.752, 4.783, 4.81, 4.823, 4.831, 4.853, 4.86, 4.872, 4.904, 4.916, 4.927, 4.934, 4.942, 4.944, 4.978], "xaxis": "x", "y": [0.04752, 0.3186, 0.4234, 0.4738, 0.6613, 0.9717, 0.99, 1.628, 2.331, 1.341, 1.697, 1.538, 2.118, 1.776, 1.79, 2.161, 2.041, 2.937, 1.933, 3.428, 2.839, 2.631, 2.2, 2.261, 3.555, 1.949, 2.396, 2.769, 2.387, 2.526, 3.857, 3.42, 4.02, 2.987, 2.837, 3.386, 3.915, 2.904, 2.885, 5.286, 3.114, 3.014, 3.174, 3.553, 3.266, 3.239, 4.247, 3.52, 5.781, 4.061, 6.306, 3.855, 5.115, 3.651, 6.191, 4.047, 2.545, 3.925, 4.084, 4.644, 3.94, 3.815, 4.31, 6.698, 4.874, 5.161, 4.717, 4.161, 4.104, 5.344, 4.934, 4.249, 4.236, 5.596, 4.862, 6.4, 4.819, 7.494, 4.458, 5.22, 4.858, 6.898, 5.288, 5.14, 6.196, 5.602, 5.043, 6.457, 5.111, 3.774, 4.908, 7.813, 6.778, 6.839, 5.772, 5.241, 5.568, 5.223, 5.21, 7.45], "yaxis": "y"}], "layout": {"coloraxis": {"colorbar": {"title": {"text": "mach"}}, "colorscale": [[0, "#0d0887"], [0.1111, "#46039f"], [0.2222, "#7201a8"], [0.3333, "#9c179e"], [0.4444, "#bd3786"], [0.5556, "#d8576b"], [0.6667, "#ed7953"], [0.7778, "#fb9f3a"], [0.8889, "#fdca26"], [1, "#f0f921"]]}, "legend": {"tracegroupgap": 0}, "margin": {"t": 60}, "xaxis": {"anchor": "y", "domain": [0, 1], "title": {"text": "aoa"}}, "yaxis": {"anchor": "x", "domain": [0, 1], "title": {"text": "CoefLift_mean_stage1"}}}}
